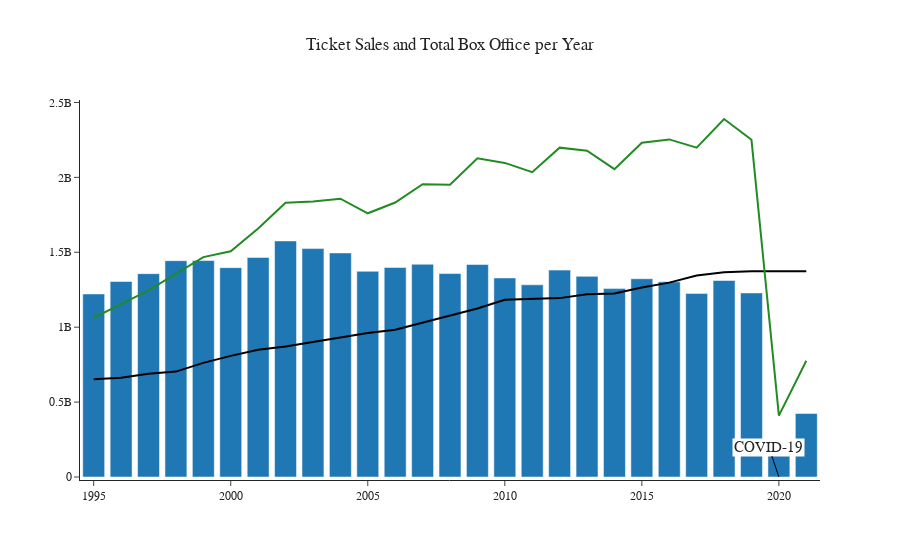

Here is the notebook cell this chart was saved with:
### Code cell
fig1 = px.bar(annual_ticket_sales,
            x="YEAR",
            y="TICKETS SOLD",
            template="simple_white",
            title="Ticket Sales per Year")

fig2 = px.line(annual_ticket_sales,
            x="YEAR",
            y="avg",
            color_discrete_sequence=["black"],
            hover_data=["AVERAGE TICKET PRICE"])

fig2.update_yaxes(tickprefix="$", showgrid=True)

fig3 = px.line(annual_ticket_sales,
            x="YEAR",
            y="box",
            color_discrete_sequence=["ForestGreen"],
            hover_data=["TOTAL BOX OFFICE"])

fig3.update_yaxes(tickprefix="$", showgrid=True)



fig = go.Figure(data=fig1.data + fig2.data + fig3.data)

fig.update_layout(hovermode="x unified", template="simple_white", title="Ticket Sales and Total Box Office per Year")
fig.update_layout(title_x=0.5,
    font_family="Rockwell",
    legend=dict(
        title=None, orientation="h", y=1, yanchor="bottom", x=0.5, xanchor="center"
    )
)

fig.add_annotation(text="COVID-19", x="2020", arrowcolor="black", font_size=15, bgcolor="white", align=)

fig.show()

### Figure 1 — Plotly figure (JSON) as saved in the notebook; plotly's stock layout.template omitted (floating-point values rounded to 4 significant figures)
{"data": [{"alignmentgroup": "True", "hovertemplate": "YEAR=%{x}<br>TICKETS SOLD=%{y}<extra></extra>", "legendgroup": "", "marker": {"color": "#1F77B4", "pattern": {"shape": ""}}, "name": "", "offsetgroup": "", "orientation": "v", "showlegend": false, "textposition": "auto", "type": "bar", "x": [2021, 2020, 2019, 2018, 2017, 2016, 2015, 2014, 2013, 2012, 2011, 2010, 2009, 2008, 2007, 2006, 2005, 2004, 2003, 2002, 2001, 2000, 1999, 1998, 1997, 1996, 1995], "xaxis": "x", "y": [423774881, 223638958, 1228541629, 1311536128, 1225639761, 1302556378, 1323356776, 1257402920, 1339168926, 1380921942, 1282915168, 1328549021, 1418567388, 1358042073, 1420036680, 1398738283, 1372980280, 1495651298, 1524589620, 1575756527, 1465874205, 1397460079, 1444664086, 1443832471, 1357349648, 1305221290, 1221705907], "yaxis": "y"}, {"customdata": [[9.16], [9.16], [9.16], [9.11], [8.97], [8.65], [8.43], [8.17], [8.13], [7.96], [7.93], [7.89], [7.5], [7.18], [6.88], [6.55], [6.41], [6.21], [6.03], [5.81], [5.66], [5.39], [5.08], [4.69], [4.59], [4.42], [4.35]], "hovertemplate": "YEAR=%{x}<br>avg=%{y}<br>AVERAGE TICKET PRICE=%{customdata[0]}<extra></extra>", "legendgroup": "", "line": {"color": "black", "dash": "solid"}, "marker": {"symbol": "circle"}, "mode": "lines", "name": "", "orientation": "v", "showlegend": false, "type": "scatter", "x": [2021, 2020, 2019, 2018, 2017, 2016, 2015, 2014, 2013, 2012, 2011, 2010, 2009, 2008, 2007, 2006, 2005, 2004, 2003, 2002, 2001, 2000, 1999, 1998, 1997, 1996, 1995], "xaxis": "x", "y": [1374000000.0, 1374000000.0, 1374000000.0, 1366000000.0, 1346000000.0, 1297000000.0, 1265000000.0, 1226000000.0, 1220000000.0, 1194000000.0, 1189000000.0, 1183000000.0, 1125000000, 1077000000.0, 1032000000.0, 982500000.0, 961500000.0, 931500000.0, 904500000.0, 871500000.0, 849000000.0, 808500000.0, 762000000.0, 703500000.0, 688500000.0, 663000000.0, 652500000.0], "yaxis": "y"}, {"customdata": [[3881777912], [2048534616], [11253443955], [11948096650], [10993991460], [11267115924], [11155900636], [10272985008], [10887446341], [10992141616], [10173519704], [10482254025], [10639257284], [9750744148], [9769854914], [9161738221], [8800805718], [9287996519], [9193277289], [9155147215], [8296849636], [7532311479], [7338894852], [6771575283], [6230235770], [5769078886], [5314421390]], "hovertemplate": "YEAR=%{x}<br>box=%{y}<br>TOTAL BOX OFFICE=%{customdata[0]}<extra></extra>", "legendgroup": "", "line": {"color": "ForestGreen", "dash": "solid"}, "marker": {"symbol": "circle"}, "mode": "lines", "name": "", "orientation": "v", "showlegend": false, "type": "scatter", "x": [2021, 2020, 2019, 2018, 2017, 2016, 2015, 2014, 2013, 2012, 2011, 2010, 2009, 2008, 2007, 2006, 2005, 2004, 2003, 2002, 2001, 2000, 1999, 1998, 1997, 1996, 1995], "xaxis": "x", "y": [776400000.0, 409700000.0, 2250688791, 2389619330, 2198798292, 2253000000.0, 2231000000.0, 2055000000.0, 2177000000.0, 2198000000.0, 2035000000.0, 2096450805, 2128000000.0, 1950000000.0, 1954000000.0, 1832000000.0, 1760000000.0, 1858000000.0, 1839000000.0, 1831029443, 1659000000.0, 1506000000.0, 1468000000.0, 1354000000.0, 1246047154, 1154000000.0, 1062884278], "yaxis": "y"}], "layout": {"annotations": [{"arrowcolor": "black", "bgcolor": "white", "font": {"size": 15}, "text": "COVID-19", "x": "2020"}], "font": {"family": "Rockwell"}, "hovermode": "x unified", "legend": {"orientation": "h", "title": {}, "x": 0.5, "xanchor": "center", "y": 1, "yanchor": "bottom"}, "title": {"text": "Ticket Sales and Total Box Office per Year", "x": 0.5}}}
